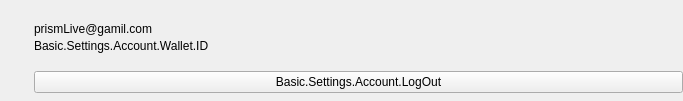
<?xml version="1.0" encoding="UTF-8"?>
<ui version="4.0">
 <class>SPTSettingAccountView</class>
 <widget class="QWidget" name="SPTSettingAccountView">
  <property name="geometry">
   <rect>
    <x>0</x>
    <y>0</y>
    <width>683</width>
    <height>101</height>
   </rect>
  </property>
  <property name="windowTitle">
   <string>SPTSettingAccountView</string>
  </property>
  <layout class="QHBoxLayout" name="horizontalLayout_3">
   <property name="spacing">
    <number>0</number>
   </property>
   <property name="leftMargin">
    <number>0</number>
   </property>
   <property name="topMargin">
    <number>0</number>
   </property>
   <property name="rightMargin">
    <number>0</number>
   </property>
   <property name="bottomMargin">
    <number>0</number>
   </property>
   <item>
    <layout class="QVBoxLayout" name="verticalLayout">
     <property name="spacing">
      <number>0</number>
     </property>
     <item>
      <widget class="SPTComplexHeaderIcon" name="userIconLabel">
       <property name="text">
        <string/>
       </property>
       <property name="scaledContents">
        <bool>false</bool>
       </property>
      </widget>
     </item>
    </layout>
   </item>
   <item>
    <layout class="QVBoxLayout" name="infoLayout">
     <property name="spacing">
      <number>0</number>
     </property>
     <property name="leftMargin">
      <number>27</number>
     </property>
     <property name="topMargin">
      <number>0</number>
     </property>
     <property name="rightMargin">
      <number>0</number>
     </property>
     <property name="bottomMargin">
      <number>0</number>
     </property>
     <item>
      <spacer name="verticalSpacer_2">
       <property name="orientation">
        <enum>Qt::Orientation::Vertical</enum>
       </property>
       <property name="sizeHint" stdset="0">
        <size>
         <width>20</width>
         <height>40</height>
        </size>
       </property>
      </spacer>
     </item>
     <item>
      <layout class="QHBoxLayout" name="nicknameLayout">
       <property name="spacing">
        <number>0</number>
       </property>
       <property name="topMargin">
        <number>0</number>
       </property>
       <property name="rightMargin">
        <number>0</number>
       </property>
       <property name="bottomMargin">
        <number>0</number>
       </property>
       <item>
        <widget class="QLabel" name="nickName">
         <property name="text">
          <string/>
         </property>
        </widget>
       </item>
      </layout>
     </item>
     <item>
      <widget class="QLabel" name="email">
       <property name="text">
        <string>prismLive@gamil.com</string>
       </property>
      </widget>
     </item>
     <item>
      <layout class="QHBoxLayout" name="walletLayout">
       <property name="spacing">
        <number>4</number>
       </property>
       <item alignment="Qt::AlignmentFlag::AlignLeft">
        <widget class="QLabel" name="label_3">
         <property name="text">
          <string>Basic.Settings.Account.Wallet.ID</string>
         </property>
        </widget>
       </item>
       <item alignment="Qt::AlignmentFlag::AlignLeft">
        <widget class="QLabel" name="walletID">
         <property name="text">
          <string/>
         </property>
        </widget>
       </item>
       <item>
        <spacer name="horizontalSpacer">
         <property name="orientation">
          <enum>Qt::Orientation::Horizontal</enum>
         </property>
         <property name="sizeHint" stdset="0">
          <size>
           <width>40</width>
           <height>20</height>
          </size>
         </property>
        </spacer>
       </item>
      </layout>
     </item>
     <item>
      <layout class="QHBoxLayout" name="buttonLayout">
       <property name="spacing">
        <number>0</number>
       </property>
       <property name="topMargin">
        <number>15</number>
       </property>
       <property name="rightMargin">
        <number>0</number>
       </property>
       <item>
        <widget class="QPushButton" name="btnLogout">
         <property name="sizePolicy">
          <sizepolicy hsizetype="Minimum" vsizetype="Fixed">
           <horstretch>0</horstretch>
           <verstretch>0</verstretch>
          </sizepolicy>
         </property>
         <property name="text">
          <string>Basic.Settings.Account.LogOut</string>
         </property>
        </widget>
       </item>
      </layout>
     </item>
     <item>
      <spacer name="verticalSpacer">
       <property name="orientation">
        <enum>Qt::Orientation::Vertical</enum>
       </property>
       <property name="sizeHint" stdset="0">
        <size>
         <width>20</width>
         <height>40</height>
        </size>
       </property>
      </spacer>
     </item>
    </layout>
   </item>
  </layout>
 </widget>
 <layoutdefault spacing="6" margin="11"/>
 <customwidgets>
  <customwidget>
   <class>SPTComplexHeaderIcon</class>
   <extends>QLabel</extends>
   <header>components/spt-complex-header-icon.hpp</header>
  </customwidget>
 </customwidgets>
 <resources/>
 <connections/>
</ui>
